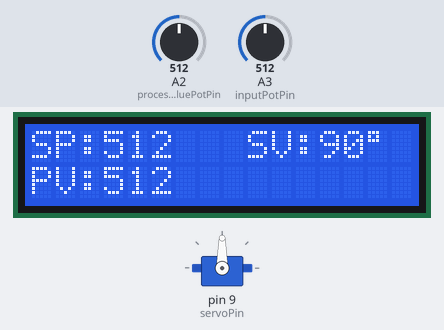
The sketch below on a simulated Arduino Uno, built with avr-gcc and run on an emulated ATmega328P. Parts: 16×2 character LCD, servo. The inputs (shaded band) are chosen by the test bench; at power-on: A3 (inputPotPin) = 512, A2 (processValuePotPin) = 512. What the sketch prints to the serial monitor is not drawn.

Above: at 1.2 s.
1.3 s: A3 (inputPotPin) set to 560
At 2.2 s:
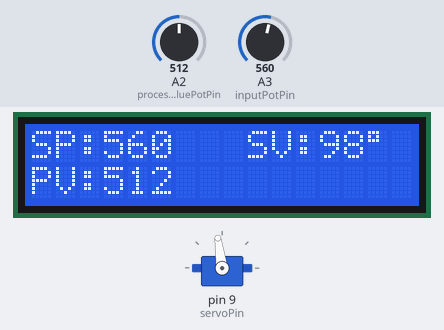
2.9 s: A3 (inputPotPin) set to 576
At 4.0 s:
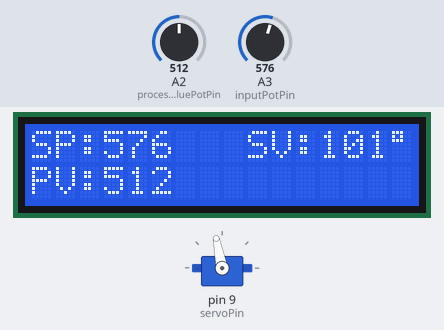
4.5 s: A3 (inputPotPin) set to 982
At 5.1 s:
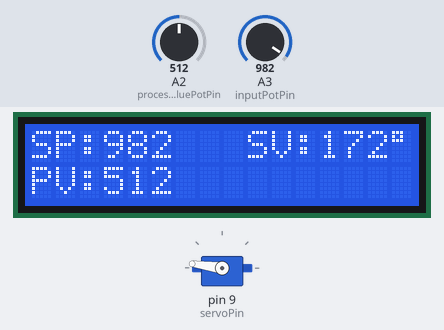
6.1 s: A3 (inputPotPin) set to 1013
At 7.4 s:
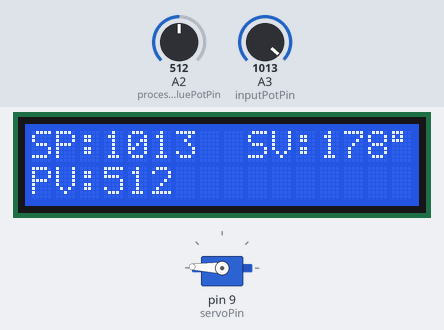
9.1 s: A2 (processValuePotPin) set to 0
At 10.4 s:
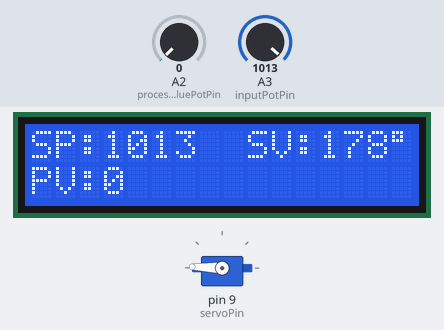
10.7 s: A3 (inputPotPin) set to 900
At 12.3 s:
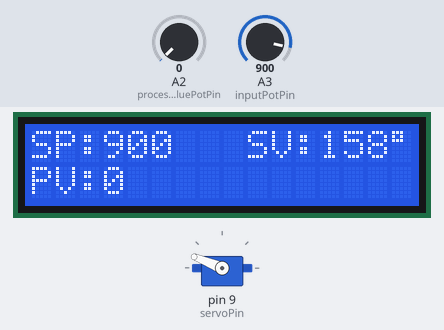
Timing chart, 0 to 13.3 s (numbered marks = the images above; inputs shaded):
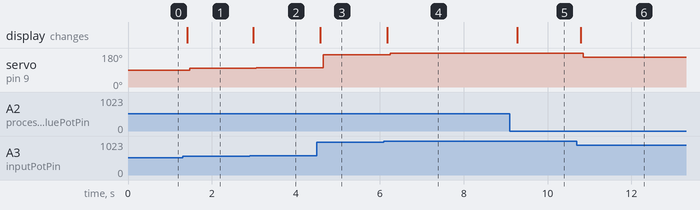

Measured:
- after the input at 1.3 s, servo on pin 9 (servoPin): 90° → 98° after 0.17 s; the display: changes after 0.11 s (image 1)
- after the input at 2.9 s, servo on pin 9 (servoPin): 98° → 101° after 0.16 s; the display: changes after 0.09 s (image 2)
- after the input at 4.5 s, servo on pin 9 (servoPin): 101° → 172° after 0.15 s; the display: changes after 0.09 s (image 3)
- after the input at 6.1 s, servo on pin 9 (servoPin): 172° → 178° after 0.15 s; the display: changes after 0.08 s (image 4)
- after the input at 9.1 s, the display: changes after 0.18 s (image 5)
- after the input at 10.7 s, servo on pin 9 (servoPin): 178° → 158° after 0.16 s; the display: changes after 0.09 s (image 6)

The sketch:

ardServoLCD.ino
```cpp
String programName = "ardServoLCD";
String date = "201910013";
String author = "Jon Sagebrand";
String email = "jonsagebrand@gmail.com";

/*******************************
   LCD setup
 *******************************/
// include the LCD library
#include <LiquidCrystal.h>
// set LCD pins
int LCD_RS = 2; // LCD RS, pin 4
int LCD_EN = 3; // LCD E, pin 6, Enable
int LCD_D4 = 4; // LCD D4, pin 11, databit 4
int LCD_D5 = 5; // LCD D5, pin 12, databit 5
int LCD_D6 = 6; // LCD D6, pin 13, databit 6
int LCD_D7 = 7; // LCD D7, pin 14, databit7
/* other pins on LCD are:
   VSS, pin 1, GND
   VDD, pin 2, +5V
   V0, pin 3, 10k potentiometer, ends to +5V and GND, middle pin to V0, contrast
   R/W, pin 5, GND, Read/Write
   A, pin 15, 220ohm resistor, one end to +5V, other to A, back light anode, ~+4.2V
   K, pin 16, GND, back light cathode
   D0, pin 7, databit 0, not used/connected
   D1, pin 8, databit 1, not used/connected
   D2, pin 9, databit 2, not used/connected
   D3, pin 10, databit 3, not used/connected
*/
// initialize the library with the numbers of the interface pins
LiquidCrystal lcd(LCD_RS, LCD_EN, LCD_D4, LCD_D5, LCD_D6, LCD_D7);
// columns and rows of the LCD
int lcdColumns = 16;
int lcdRows = 2;

/*******************************
   Servo setup
 *******************************/
// include the Servo library
#include <Servo.h>
Servo myservo;  // create servo object to control a servo

/*******************************
   Pin setup
 *******************************/
int inputPotPin = 3;  // analog pin used to connect the potentiometer
int processValuePotPin = 2 ; // analog pin to recieve process value from potentiometer attached to LCD
int servoPin = 9; // pin the servo is connectod to

/*******************************
   Misc variables
 *******************************/
int SPt; // variable to read the value from the analog pin, Set Point
int SVa; // variable to store the Servo Value
int PVa; // input from potentiometer attached to servo, Process Value

int valLength; // stores integer to count length of
String valString; // stores integer coverted to string

int Xoffset; // how far out the LCD should it be printed
int Yline; // what line should message be printed at
int totLength; // total length of text + digits to LCD
int noOfChars; // number of digits in integer
int noOfDigits; // number of characters in string

/*******************************
   Text variables
 *******************************/
String SPtText = "SP:";
String SVaText = "SV:";
String PVaText = "PV:";

void setup() {
  // start LCD
  lcd.begin(lcdColumns, lcdRows);
  // print name of this program and boot message to the LCD
  lcd.setCursor(0, 0);
  lcd.print(programName);
  lcd.setCursor(0, 1);
  lcd.print("Booting ...");

  // start serial port
  lcd.setCursor(0, 1);
  lcd.print("Starting serial ...");
  Serial.begin(9600);

  // print information
  Serial.println(programName);
  Serial.println(date);
  Serial.print("by ");
  Serial.print(author);
  Serial.println(email);
  Serial.println();

  // initiate servo
  lcd.setCursor(0, 1);
  lcd.print("Starting servo ...");
  Serial.println("Starting servo ...");
  myservo.attach(servoPin);  // attaches the servo on pin 9 to the servo object

  lcd.clear();
}

void loop() {
  SPt = analogRead(inputPotPin);            // SetPoint, reads the value of the potentiometer (value between 0 and 1023)
  PVa = analogRead(processValuePotPin);            // ProcessValue, reads the value of the potentiometer (value between 0 and 1023)

  // print set point to LCD
  Xoffset = 0;
  Yline = 0;
  lcd.setCursor(Xoffset, Yline);
  lcd.print(SPtText);
  noOfChars = SPtText.length(); // number of characters before digits
  lcd.setCursor(Xoffset + noOfChars, Yline);
  lcd.print(SPt);
  noOfDigits = intToStringToLength(SPt);
  totLength = noOfChars + noOfDigits;
  lcd.setCursor(Xoffset + totLength, Yline);
  lcd.print("   ");
  // print to serial
  Serial.print("Set Point: ");
  Serial.print(SPt);
  Serial.print(", No of digits:");
  Serial.print(noOfDigits);

  SVa = map(SPt, 0, 1023, 0, 180);     // ServoValue, scale it to use it with the servo (value between 0 and 180)

  // print servo value to LCD
  Xoffset = 9;
  Yline = 0;
  lcd.setCursor(Xoffset, Yline);
  lcd.print(SVaText);
  noOfChars = SVaText.length(); // number of characters before digits
  lcd.setCursor(Xoffset + noOfChars, Yline);
  lcd.print(SVa);
  noOfDigits = intToStringToLength(SVa);
  totLength = noOfChars + noOfDigits;
  lcd.setCursor(Xoffset + totLength, Yline);
  lcd.print((char)223); // prints degree sign
  lcd.setCursor(Xoffset + totLength + 1, Yline);
  lcd.print("  ");
  // print to serial
  Serial.print(", Servo value: ");
  Serial.print(SVa);
  Serial.print(", No of digits:");
  Serial.print(noOfDigits);
  Serial.println();

  // print process value to LCD
  Xoffset = 0;
  Yline = 1;
  lcd.setCursor(Xoffset, Yline);
  lcd.print(PVaText);
  noOfChars = PVaText.length(); // number of characters before digits
  lcd.setCursor(Xoffset + noOfChars, Yline);
  lcd.print(PVa);
  noOfDigits = intToStringToLength(PVa);
  totLength = noOfChars + noOfDigits;
  lcd.setCursor(Xoffset + totLength, Yline);
  lcd.print("   ");
  // print to serial
  Serial.print("Set Point: ");
  Serial.print(PVa);
  Serial.print(", No of digits:");
  Serial.print(noOfDigits);

  myservo.write(SVa);                  // sets the servo position according to the scaled value
  delay(15);                           // waits for the servo to get there
}

int intToStringToLength(int valInt) { // returns how many numbers in integer
  valString = String(valInt);
  valLength = valString.length();
  return valLength;
}

int doubleToStringToLength(float valDouble) { // returns how many numbers in integer
  int valInt = valDouble * 10;
  valString = String(valInt);
  valLength = valString.length() + 1;
  return valLength;
}
```
